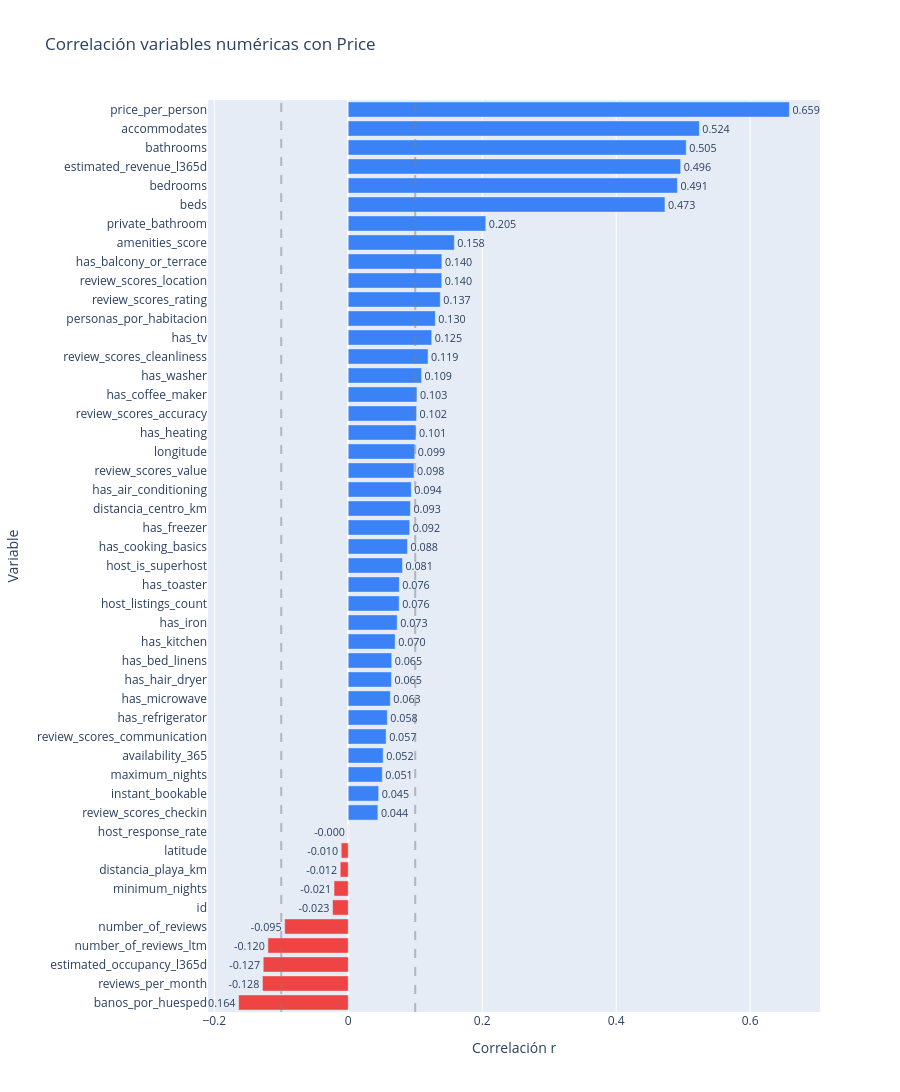

Notebook code cell kept with this figure:
### Markdown cell above
### Correlaciones definitivas

### Code cell
#Correlacion de las columnas con el precio por noche
import pandas as pd
import matplotlib.pyplot as plt
import seaborn as sns
import numpy as np
import plotly.graph_objects as go


df = pd.read_csv('../data/listingV5.csv')

correlacion = df.corr(numeric_only=True)['price'].drop('price').sort_values()

colors = ['#ef4444' if v < 0 else '#3b82f6' for v in correlacion.values]

fig = go.Figure(go.Bar(
    x=correlacion.values,
    y=correlacion.index,
    orientation='h',
    marker_color=colors,
    text=[f"{v:.3f}" for v in correlacion.values],
    textposition='outside'
))

fig.update_layout(title="Correlación variables numéricas con Price", height=1400)
fig.update_xaxes(title_text="Correlación r")
fig.update_yaxes(title_text="Variable")
fig.add_vline(x=0.1, line_dash="dash", line_color="gray", opacity=0.5)
fig.add_vline(x=-0.1, line_dash="dash", line_color="gray", opacity=0.5)
fig.show()

### Figure 1 — Plotly figure (JSON) as saved in the notebook; plotly's stock layout.template omitted (floating-point values rounded to 4 significant figures)
{"data": [{"marker": {"color": ["#ef4444", "#ef4444", "#ef4444", "#ef4444", "#ef4444", "#ef4444", "#ef4444", "#ef4444", "#ef4444", "#ef4444", "#3b82f6", "#3b82f6", "#3b82f6", "#3b82f6", "#3b82f6", "#3b82f6", "#3b82f6", "#3b82f6", "#3b82f6", "#3b82f6", "#3b82f6", "#3b82f6", "#3b82f6", "#3b82f6", "#3b82f6", "#3b82f6", "#3b82f6", "#3b82f6", "#3b82f6", "#3b82f6", "#3b82f6", "#3b82f6", "#3b82f6", "#3b82f6", "#3b82f6", "#3b82f6", "#3b82f6", "#3b82f6", "#3b82f6", "#3b82f6", "#3b82f6", "#3b82f6", "#3b82f6", "#3b82f6", "#3b82f6", "#3b82f6", "#3b82f6", "#3b82f6"]}, "orientation": "h", "text": ["-0.164", "-0.128", "-0.127", "-0.120", "-0.095", "-0.023", "-0.021", "-0.012", "-0.010", "-0.000", "0.044", "0.045", "0.051", "0.052", "0.057", "0.058", "0.063", "0.065", "0.065", "0.070", "0.073", "0.076", "0.076", "0.081", "0.088", "0.092", "0.093", "0.094", "0.098", "0.099", "0.101", "0.102", "0.103", "0.109", "0.119", "0.125", "0.130", "0.137", "0.140", "0.140", "0.158", "0.205", "0.473", "0.491", "0.496", "0.505", "0.524", "0.659"], "textposition": "outside", "type": "bar", "x": [-0.1637, -0.1281, -0.1269, -0.1199, -0.09487, -0.0234, -0.02119, -0.01193, -0.01048, -0.0001798, 0.04422, 0.04541, 0.05086, 0.05211, 0.05656, 0.05833, 0.06284, 0.06455, 0.06487, 0.07002, 0.0731, 0.076, 0.07625, 0.08095, 0.08847, 0.09171, 0.09287, 0.09413, 0.09827, 0.09932, 0.1011, 0.102, 0.1026, 0.1094, 0.1191, 0.1246, 0.13, 0.1374, 0.1396, 0.1398, 0.1584, 0.2053, 0.4728, 0.4914, 0.4962, 0.5046, 0.5242, 0.6586], "y": ["banos_por_huesped", "reviews_per_month", "estimated_occupancy_l365d", "number_of_reviews_ltm", "number_of_reviews", "id", "minimum_nights", "distancia_playa_km", "latitude", "host_response_rate", "review_scores_checkin", "instant_bookable", "maximum_nights", "availability_365", "review_scores_communication", "has_refrigerator", "has_microwave", "has_hair_dryer", "has_bed_linens", "has_kitchen", "has_iron", "host_listings_count", "has_toaster", "host_is_superhost", "has_cooking_basics", "has_freezer", "distancia_centro_km", "has_air_conditioning", "review_scores_value", "longitude", "has_heating", "review_scores_accuracy", "has_coffee_maker", "has_washer", "review_scores_cleanliness", "has_tv", "personas_por_habitacion", "review_scores_rating", "review_scores_location", "has_balcony_or_terrace", "amenities_score", "private_bathroom", "beds", "bedrooms", "estimated_revenue_l365d", "bathrooms", "accommodates", "price_per_person"]}], "layout": {"height": 1400, "shapes": [{"line": {"color": "gray", "dash": "dash"}, "opacity": 0.5, "type": "line", "x0": 0.1, "x1": 0.1, "xref": "x", "y0": 0, "y1": 1, "yref": "y domain"}, {"line": {"color": "gray", "dash": "dash"}, "opacity": 0.5, "type": "line", "x0": -0.1, "x1": -0.1, "xref": "x", "y0": 0, "y1": 1, "yref": "y domain"}], "title": {"text": "Correlación variables numéricas con Price"}, "xaxis": {"title": {"text": "Correlación r"}}, "yaxis": {"title": {"text": "Variable"}}}}
